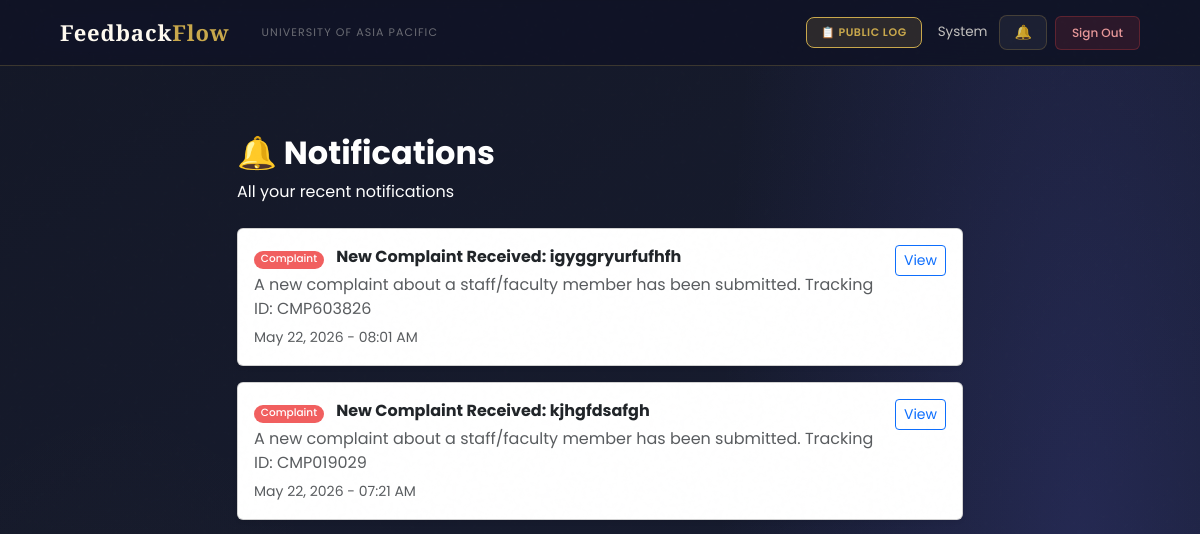
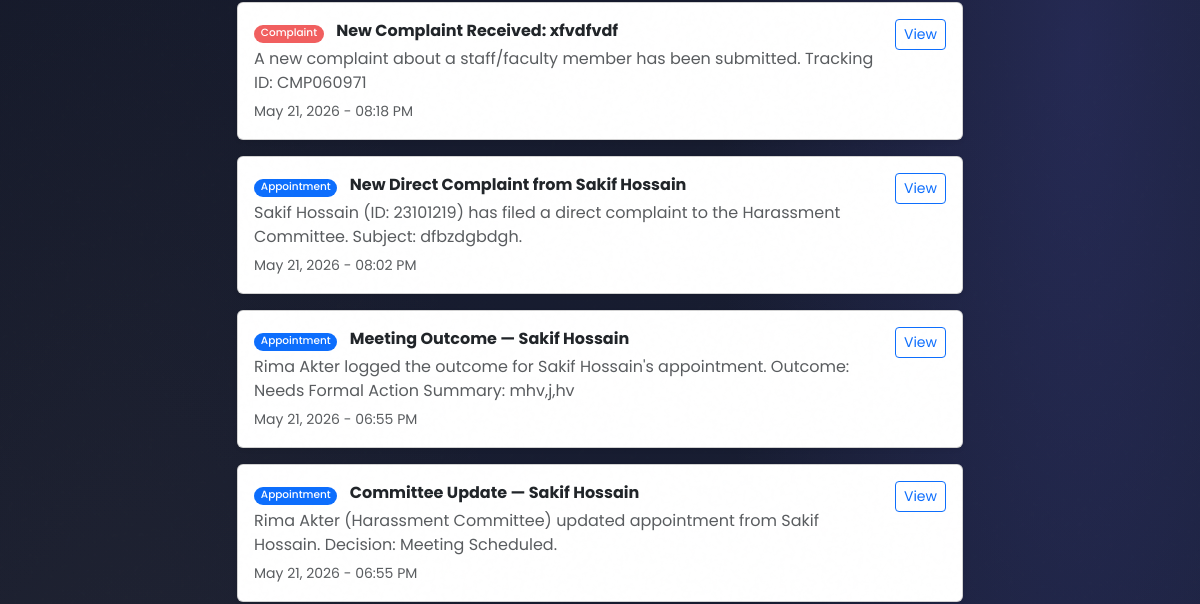
The page /notifications/ (signed in, upper part) on the database as committed earlier (2 pictures, top to bottom).
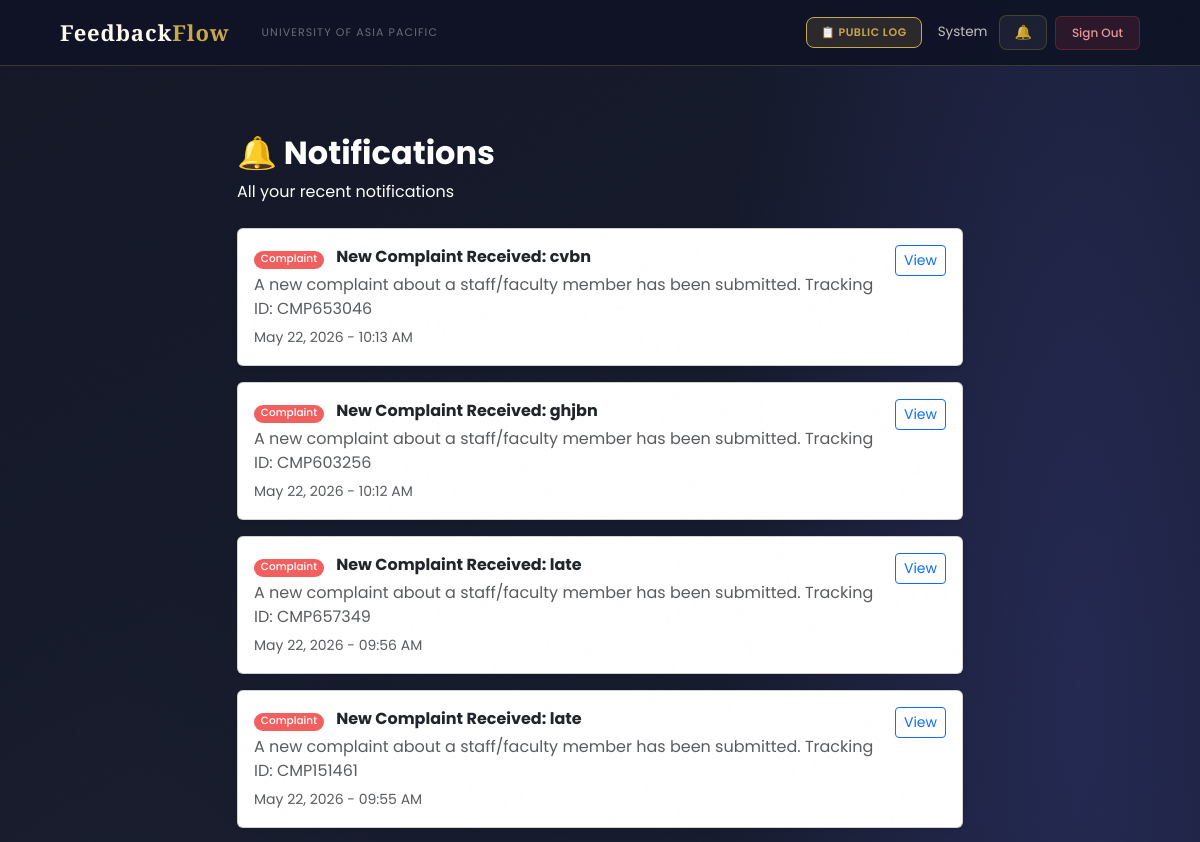
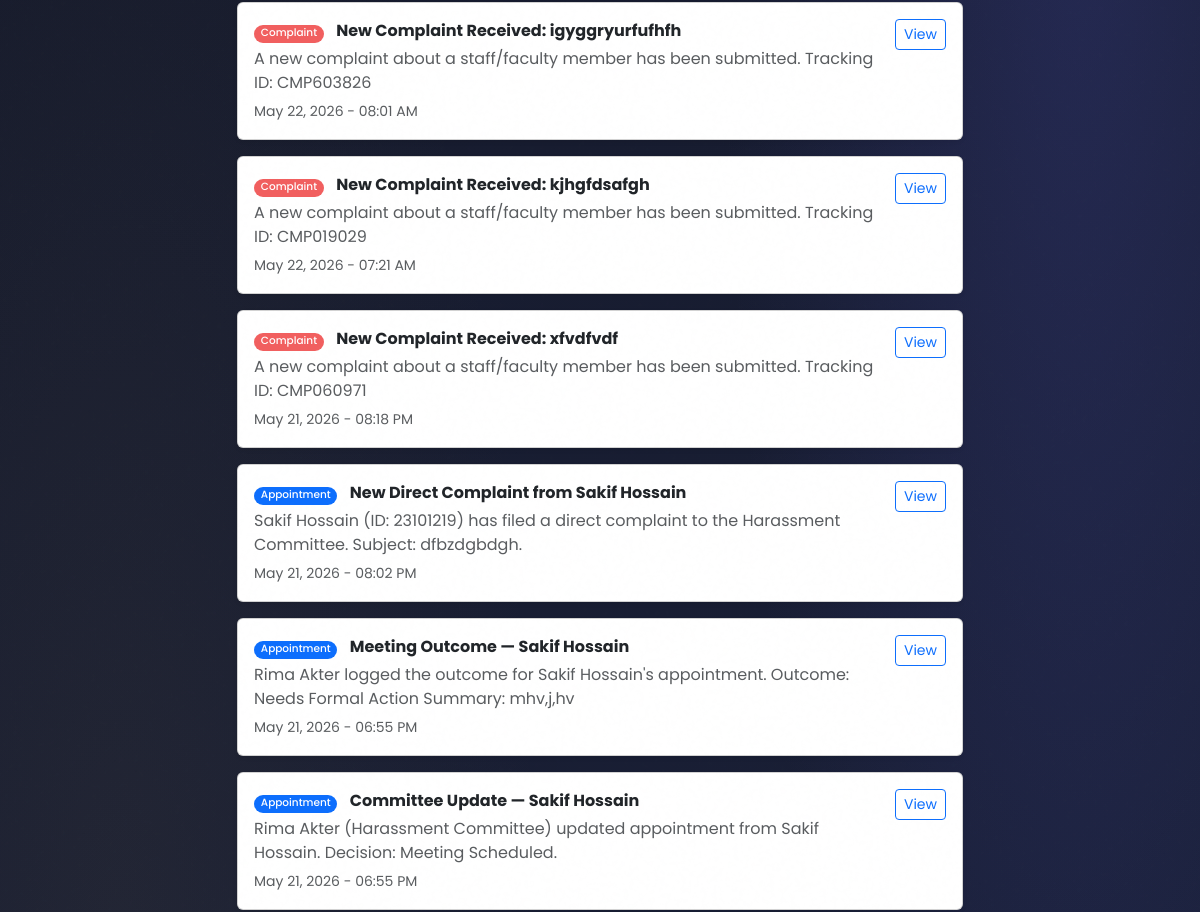
The same page on the database as committed later (2 pictures, top to bottom).
### users/models.py (models this page shows, shortened)
class Notification(models.Model):
    NOTIFICATION_TYPES = [
        ('complaint',    'Complaint'),
        ('appointment',  'Appointment'),
        ('update',       'Complaint Update'),
        ('feedback',     'Feedback'),
        ('announcement', 'Announcement'),
    ]
    recipient         = models.ForeignKey('User', on_delete=models.CASCADE, related_name='notifications')
    title             = models.CharField(max_length=200)
    message           = models.TextField()
    notification_type = models.CharField(max_length=20, choices=NOTIFICATION_TYPES)
    link              = models.CharField(max_length=200, blank=True, null=True)
    is_read           = models.BooleanField(default=False)
    created_at        = models.DateTimeField(auto_now_add=True)
    class Meta:
        ordering = ['-created_at']

### users/views.py (the view)
# urls.py: path('notifications/',                            views.notifications_view,     name='notifications'),
@login_required
def notifications_view(request):
    notifications = Notification.objects.filter(
        recipient=request.user
    ).order_by('-created_at')
    notifications.filter(is_read=False).update(is_read=True)
    return render(request, 'users/notifications.html', {
        'notifications': notifications,
        'page_title':    'Notifications',
    })

### users/context_processors.py (called while the page is built)
def notifications_count(request):
    if request.user.is_authenticated:
        from users.models import Notification, Announcement
        count = Notification.objects.filter(
            recipient=request.user,
            is_read=False
        ).count()
        active_announcements = []
        for ann in Announcement.objects.filter(is_active=True).order_by('-created_at')[:10]:
            if ann.is_visible_to(request.user):
                active_announcements.append(ann)
            if len(active_announcements) >= 3:
                break
        return {
            'unread_notifications_count': count,
            'active_announcements': active_announcements,
        }
    return {'unread_notifications_count': 0, 'active_announcements': []}

### users/models.py (called while the page is built)
    def get_short_name(self):
        return self.full_name.split()[0] if self.full_name else self.email

### users/templates/users/notifications.html (shortened to what this page needs)
{% extends 'users/base.html' %}
{% block content %}
<div class="container py-5" style="max-width: 750px;">
    <div class="mb-4">
        <h2 class="fw-bold" style="color:#ffffff;">🔔 Notifications</h2>
        <p class="text-white">All your recent notifications</p>
    </div>
    {% if notifications %}
        {% for notif in notifications %}
        <div class="card mb-3 shadow-sm {% if not notif.is_read %}border-primary{% endif %}">
            <div class="card-body d-flex justify-content-between align-items-start">
                <div>
                    {% if notif.notification_type == 'complaint' %}
                         {% if 'Suggestion' in notif.title or 'Opinion' in notif.title or 'Advice' in notif.title %}
                            <span class="badge bg-info me-2">Suggestion</span>
                        {% elif 'Issue' in notif.title %}
                            <span class="badge bg-warning text-dark me-2">Issue</span>
                        {% else %}
                            <span class="badge bg-danger me-2">Complaint</span>
                        {% endif %}
                    {% elif notif.notification_type == 'appointment' %}
                        <span class="badge bg-primary me-2">Appointment</span>
                    {% else %}
                        <span class="badge bg-success me-2">Update</span>
                    {% endif %}
                    <strong>{{ notif.title }}</strong>
                    <p class="text-muted mb-1 mt-1">{{ notif.message }}</p>
                    <small class="text-muted">{{ notif.created_at|date:"M d, Y - h:i A" }}</small>
                </div>
                {% if notif.link %}
                <a href="{% url 'mark_notification_read' notif.id %}" class="btn btn-sm btn-outline-primary ms-3">
                    View
                </a>
                {% endif %}
            </div>
        </div>
        {% endfor %}
    {% else %}
        <div class="text-center py-5">
            <p style="font-size: 60px;">🔔</p>
            <h5 class="text-muted">No notifications yet</h5>
            <p class="text-muted">You will be notified when something happens.</p>
        </div>
    {% endif %}
</div>
{% endblock %}

Rows that differ between the two databases and show on the page:
added Notification: notification_type "Complaint", title "New Complaint Received: cvbn", message "A new complaint about a staff/faculty member has been submitted. Tracking ID: CMP653046", created_at "May 22, 2026 - 10:13 AM", shows "View"
added Notification: notification_type "Complaint", title "New Complaint Received: ghjbn", message "A new complaint about a staff/faculty member has been submitted. Tracking ID: CMP603256", created_at "May 22, 2026 - 10:12 AM", shows "View"
added Notification: notification_type "Complaint", title "New Complaint Received: late", message "A new complaint about a staff/faculty member has been submitted. Tracking ID: CMP657349", created_at "May 22, 2026 - 09:56 AM", shows "View"
added Notification: notification_type "Complaint", title "New Complaint Received: late", message "A new complaint about a staff/faculty member has been submitted. Tracking ID: CMP151461", created_at "May 22, 2026 - 09:55 AM", shows "View"
